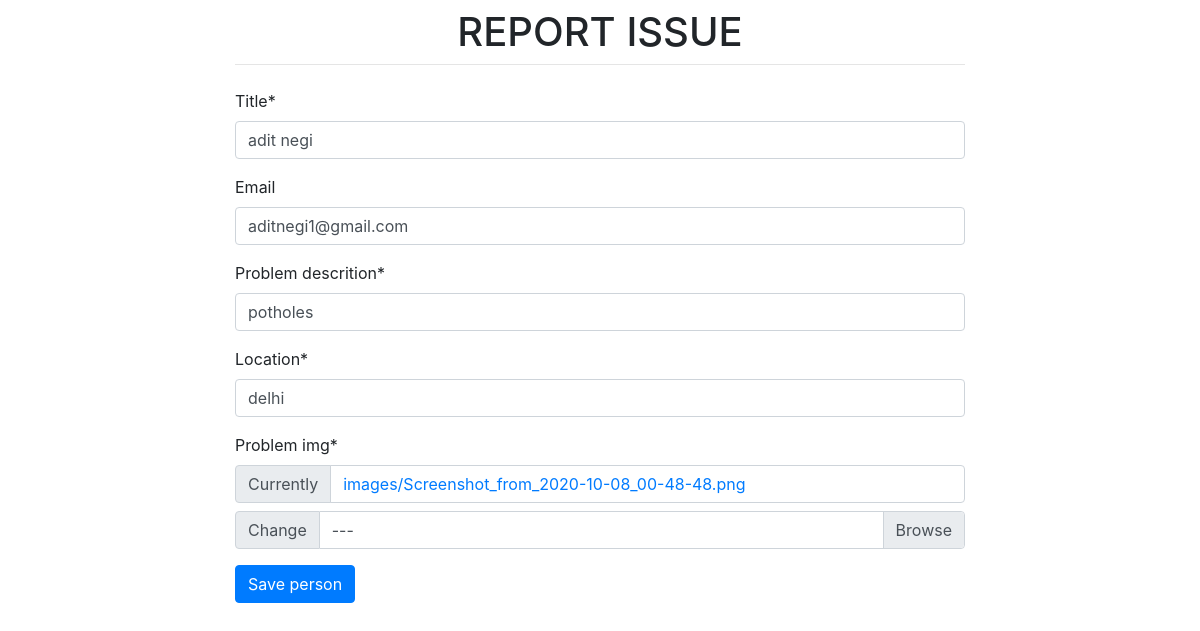
The page /3/edit/ on the database its author committed.
### people/models.py (models this page shows)
class Person(models.Model):
    title = models.CharField(max_length=130)
    email = models.EmailField(blank=True)
    problem_descrition = models.CharField(max_length=30, blank=False)
    location = models.CharField(max_length=30, blank=False)
    problem_img = models.ImageField(upload_to='images/')

### people/views.py (the view)
# urls.py: path('<int:pk>/edit/', PersonUpdateView.as_view(), name='person_edit'),
class PersonUpdateView(UpdateView):
    model = Person
    form_class = PersonForm
    template_name = 'people/person_update_form.html'
    success_url = reverse_lazy('person_list')

### people/forms.py
class PersonForm(forms.ModelForm):
    class Meta:
        model = Person
        fields = ('title', 'email', 'problem_descrition',
                  'location', 'problem_img')
    def __init__(self, *args, **kwargs):
        super().__init__(*args, **kwargs)
        self.helper = FormHelper()
        self.helper.form_method = 'post'
        self.helper.add_input(Submit('submit', 'Save person'))

### templates/people/person_update_form.html
{% extends 'base.html' %}
{% load crispy_forms_tags %}
{% block content %}
  {% crispy form %}
{% endblock %}

### rows shown on the page
Person: title "adit negi", email "aditnegi1@gmail.com", problem_descrition "potholes", location "delhi"
